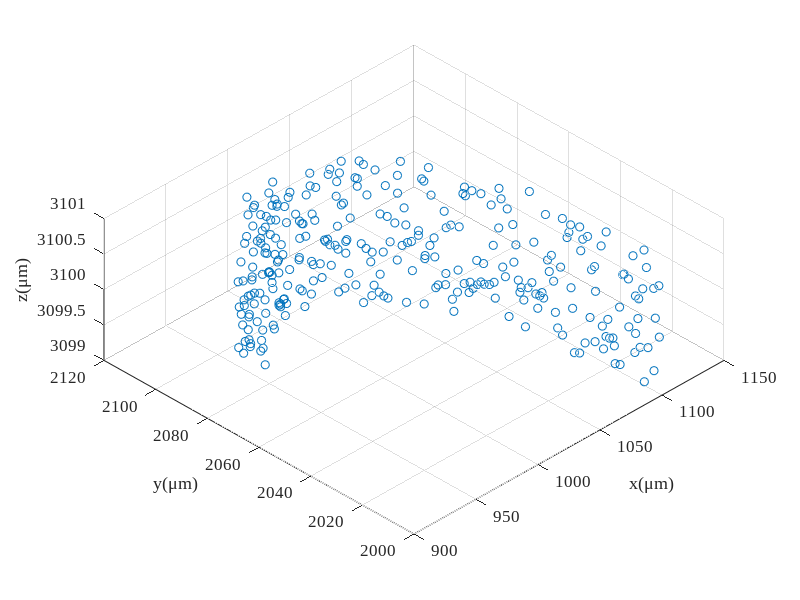

The MATLAB script that drew this image: (Note: this script raises an error after producing the figure.)
% 给定刀具波纹度拟合曲线和已加工曲面拟合曲线，给定残高，求各个刀位点的切宽
% 方案：先求切宽和残高的定量关系；然后考虑如何移动各个刀位点，微调来获得所要求的残高
close all;
clear; clc;
addpath(genpath('funcs'));

% global variables
% global textFontSize textFontType unit fitMethod paramMethod;
FitMethod = 'Levenberg-Marquardt';
ParamMethod = 'centripetal';
unit = '\mum';
textFontSize = 12;
textFontType = 'Times New Roman';

%% simulation initialization
debug = 3;
switch debug
    case 2 % 2D tool profile simulation
        cx0 = 0*1000; % unit: mu m
        cy0 = 0*1000; % unit: mu m
        r0 = 0.1*1000; % unit: mu m
        noise = 0.03;
        zNoise = 0.01;
        theta = linspace(0,2*pi/3,200);
        r = r0*(1 - noise + 2*noise*rand(1,length(theta)));
        toolOri(1,:) = r.*cos(theta) + cx0;
        toolOri(2,:) = r.*sin(theta) + cy0;
        toolOri(3,:) = zeros(1,length(theta));
        rmse0 = sqrt(...
                    sum(...
                        ((toolOri(1,:) - cx0).^2 + (toolOri(2,:) - cy0).^2 - r0^2).^2) ...
                /length(theta));
        clear theta r;
    case 3 % 3D tool profile simulation
        cx0 = 1*1000; % unit:mu m
        cy0 = 2*1000; % unit:mu m
        cz0 = 3*1000; % unit:mu m
        r0 = 0.1*1000; % unit:mu m
        noise = 0.05;
        zNoise = 0.01; % unit: mu m
        theta = linspace(0,2*pi/3,300);
        r = r0*(1 - noise + 2*noise*rand(1,length(theta)));
        toolOri(1,:) = cx0 + r.*cos(theta);
        toolOri(2,:) = cy0 + r.*sin(theta);
        toolOri(3,:) = cz0 + r0*(1 - zNoise + 2*zNoise*rand(1,length(theta)));
        rmse0 = sqrt( ...
            sum((toolOri - ndgrid([cx0;cy0;cz0],1:length(theta)).^2),2) ...
            /length(theta));
        clear theta r;
    otherwise
        toolInput = inputdlg({'Tool fitting method','Tool parameterization method', ...
            'Unit','Font type in figure','Font size in figure'}, ...
            'Tool Processing Input', ...
            [1 20; 1 20; 1 20; 1 20; 1 20], ...
            {'Levenberg-Marquardt','centripetal','\mu m','Times New Roman','14'}, ...
            'WindowStyle');
        FitMethod = toolInput{1};
        ParamMethod = toolInput{2};
        unit = toolInput{3};
        textFontType = toolInput{4};
        textFontSize = str2double(toolInput{5});
        % tool measurement file loading
        [fileName,dirName] = uigetfile({ ...
            '*.mat','MAT-files(*.mat)'; ...
            '*.txt','text-files(*.txt)'; ...
            '*.*','all files(*.*)'...
            }, ...
            'Select one tool tip measurement data', ...
            'Tool\', ...
            'MultiSelect','off');
        pathName = fullfile(dirName,fileName);
        dataOri = load(pathName); % load from file, n*2 matrix
        % data pre-processing
        toolOri = dataOri;
end

f1 = figure('Name','original scatters of the tool');
% set(0,"Units","centimeters");
% winSize = get(0,"ScreenSize");
% set(gcf,"Units","centimeters");
% figSize = get(gcf,"Position");
% set(gcf,"Position",[(winSize(3) - figSize(3))/2,(winSize(4) - figSize(4))/2, ...
%     8.3,figSize(4)/figSize(3)*8.3]);
scatter3(toolOri(1,:),toolOri(2,:),toolOri(3,:));
hold on; grid on;
% axis equal;
set(gca,'FontSize',textFontSize,'FontName',textFontType);
xlabel(['x(',unit,')']);
ylabel(['y(',unit,')']);
zlabel(['z(',unit,')']);
view(-45,60);
clear theta theta1 theta2;

%% 由(x,y)图获得刃口圆心半径以及波纹度函数
nCPts = size(toolOri,2);
[~,radius,includedAngle,toolFit,rmseLsc] = toolFit3D(toolOri,FitMethod);
% plot the fitting results
f2 = figure('Name','tool sharpness fitting result');
plot(toolFit(1,:),toolFit(2,:),'Color',[0,0.45,0.74]); % tool edge scatters
hold on;
xLim = 1.1*max(toolFit(1,:));
quiver(-xLim,0,2*xLim,0,'AutoScale','off','Color',[0,0,0],'MaxHeadSize',0.1); % X axis
text(0.9*xLim,-.05*radius,'x');
quiver(0,-0.2*radius,0,1.3*radius,'AutoScale','off','Color',[0,0,0],'MaxHeadSize',0.1); % Y axis
text(0.05*xLim,1.2*radius,'y');
theta = (pi/2 - includedAngle/2):0.01:(pi/2 + includedAngle/2);
xtmp = radius*cos(theta);
ytmp = radius*sin(theta);
plot(xtmp,ytmp,'Color',[0.85,0.33,0.10]); % tool edge circle
scatter(0,0,'MarkerFaceColor',[0.85,0.33,0.10],'MarkerEdgeColor',[0.85,0.33,0.10]); % tool edge center
quiver(0,0,0,0.5*radius,'AutoScale','off','Color',[0.93,0.69,0.13], ...
    'LineWidth',2.5,'MaxHeadSize',0.3); % tool edge normal
line([0,xtmp(1)],[0,ytmp(1)],'LineStyle','--','Color',[0.85,0.33,0.10]);
line([0,xtmp(end)],[0,ytmp(end)],'LineStyle','--','Color',[0.85,0.33,0.10]);
% xlim([-1.1*xLim,1.1*xLim]);
axis equal;
% set(gca,'TickLabelInterpreter','tex');
set(gca,'FontSize',textFontSize,'FontName',textFontType);
xlabel(['x(',unit,')']);
ylabel(['y(',unit,')']);
legend('','','tool edge','tool fitting arc','tool center', ...
    'tool normal vector','Location','northeast');
clear xtmp ytmp theta xLim; % 删除画图的临时变量
% Cartesian coordinate to cylindrical coordinate
toolTheta = atan2(toolFit(2,:),toolFit(1,:));
toolR = vecnorm(toolFit,2,1);
figure('name','tool curve');
tiledlayout(2,1);
nexttile;
plot(toolTheta*180/pi,toolR); hold on;
set(gca,'FontSize',textFontSize,'FontName',textFontType);
title('tool curve');
ylabel({'polar diameter',['(',unit,'m)']});
nexttile;
plot(toolTheta*180/pi,toolR - radius); hold on;
set(gca,'FontSize',textFontSize,'FontName',textFontType);
title('tool waviness');
ylabel({'polar diameter error',['(',unit,'m)']});
xlabel('central angle \theta(°)');

%% 车刀轮廓插值 two methods to interpolate
k = 3; % degree of the B-spline
u = 0:0.0002:1;
nPts = length(u);

toolFit = [zeros(1,nCPts);toolFit];
% B-spline interpolate in the polar coordinate
[toolEdgePt,toolBform] = bsplinePts_spapi(toolFit,k,u, ...
    'ParamMethod',ParamMethod,'CoordinateType','Cartesian'); 
toolCpts = toolBform.coefs;

% [toolCpts,U] = bSplineCpts(toolFit',k,'chord');
% toolDim = size(toolCpts,2);
% toolPt2 = zeros(nPts,toolDim);
% for i = 1:nPts
%     toolPt2(i,:) = bSplinePt(toolCpts,k,u(i),U);
% end
% toolPt2 = toolPt2';
% 
% plot the difference between the two
% figure('Name','Comparison between the self function and the Mathworks ons');
% tiledlayout(2,1,"TileSpacing","tight","Padding","tight");
% nexttile;
% plot(u',toolPt2(1,:) - toolPt(1,:)); hold on;
% ylabel('\Delta x');
% nexttile;
% plot(u',toolPt2(2,:) - toolPt(2,:)); hold on;
% ylabel('\Delta y');
% xlabel('u');

% plot the interpolation results
figure('Name','Tool Interpolation Results');
plot(toolFit(2,:),toolFit(3,:),'--.', ...
    'MarkerSize',8,'Color',[0,0.447,0.741]); hold on;
plot(toolCpts(2,:),toolCpts(3,:),'x','Color',[0.32,0.55,0.19],'MarkerSize',5);
plot(toolEdgePt(2,:),toolEdgePt(3,:),'Color',[0.635,0.078,0.184]);
axis equal
set(gca,'FontSize',textFontSize,'FontName',textFontType);
xlabel(['y(',unit,')']);
ylabel(['z(',unit,')']);
legend('Measured Pts','Control Pts','Fitting Pts','Location','best');

% plot the interpolation error
% figure('Name','Tool interpolation Error');

%% save the tool interpolation results
center = [0;0;0];
toolEdgeNorm = [0;0;1];
cutDirect = [1;0;0];
toolDirect = [0;1;0];
[toolFileName,toolDirName,toolFileType] = uiputfile({ ...
        '*.mat','MAT-file(*.mat)'; ...
        '*.txt','text-file(.txt)';...
        '*.*','all file(*.*)';...
        }, ...
        'Select the directory and filename to save the tool model', ...
        ['output_data/tool/toolTheo',datestr(now,'yyyymmddTHHMMSS'),'.mat']);
toolFile = fullfile(toolDirName,toolFileName);
switch toolFileType
    case 0 % no saving files
        msgfig = msgbox("No tool model saved","Warning","warn","modal");
        uiwait(msgfig);
    case 1 % *.mat
        Comments = cell2mat(inputdlg( ...
            'Enter Comment of the tool model:', ...
            'Saving Comments', ...
            [5 60], ...
            string(datestr(now))));
        save(toolFile,"Comments","unit","FitMethod","ParamMethod", ... % comments and notes
            "center","radius","includedAngle", ... % tool fitting results
            "toolEdgeNorm","toolDirect","cutDirect","toolBform", ... % tool interpolation results
            "toolEdgePt","toolFit"); % auxiliary data
        % toolEdgePt, toolCpts, toolFit are useless in the following process at present
    otherwise
        msgfig = msgbox("File type error","Error","error","modal");
        uiwait(msgfig);
end

%%
% rmpath(genpath('funcs'));
